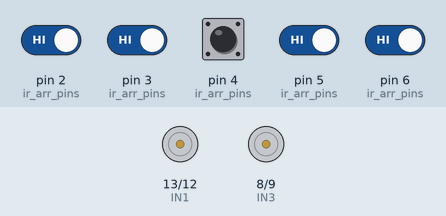
A sketch run on a simulated Arduino Uno, built with avr-gcc and run on an emulated ATmega328P. Shown: motor-driver pin pairs drawn as motors (green arrow = first pin HIGH = forward, orange = second pin HIGH = backward, longer = more drive, scaled by the enable pin). The test bench sets the inputs (shaded band); at power-on: pin 2 (ir_arr_pins), pin 3 (ir_arr_pins), pin 4 (ir_arr_pins), pin 5 (ir_arr_pins), pin 6 (ir_arr_pins) HIGH.

Above: at 1.2 s.
1.3 s: pin 2 (ir_arr_pins) driven LOW
At 2.4 s:
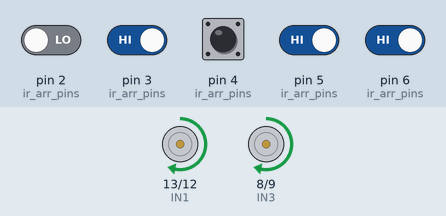
2.8 s: pin 3 (ir_arr_pins) driven LOW
At 3.5 s:
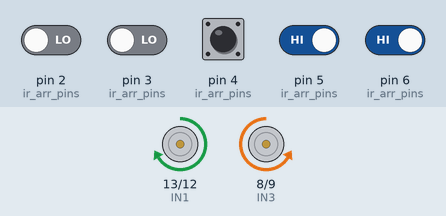
5.8 s: pin 2 (ir_arr_pins) driven HIGH
7.3 s: pin 3 (ir_arr_pins) driven HIGH
At 8.5 s:
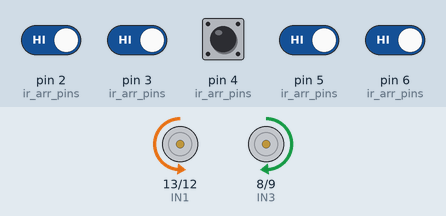
8.8 s: pin 5 (ir_arr_pins) driven LOW
At 9.3 s:
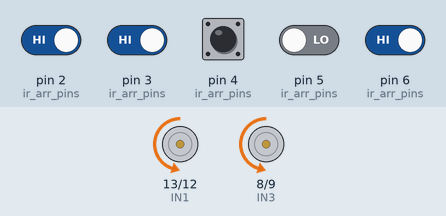
10.3 s: pin 6 (ir_arr_pins) driven LOW
At 12.0 s:
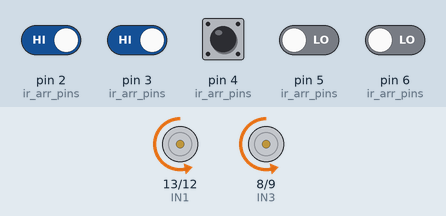
Timing chart, 0 to 57.2 s (numbered marks = the images above; inputs shaded):
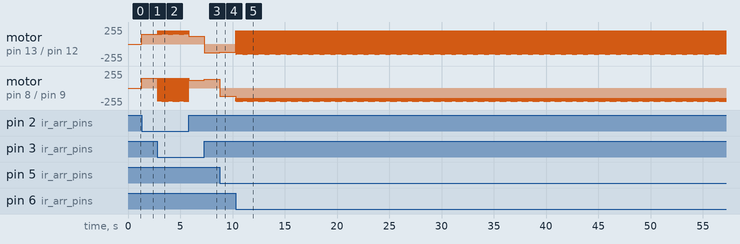

Measured:
- after the input at 1.3 s, motor on pin 13 (IN1) / pin 12 (IN2), motor on pin 8 (IN3) / pin 9 (IN4): stopped → forward 150/255 at once
- after the input at 2.8 s, motor on pin 13 (IN1) / pin 12 (IN2): alternates forward 200/255 for 0.03 s and forward 150/255 for 0.02 s, starting at once; motor on pin 8 (IN3) / pin 9 (IN4): alternates backward 200/255 for 0.03 s and forward 150/255 for 0.02 s, starting at once
- after the input at 7.3 s, motor on pin 13 (IN1) / pin 12 (IN2): forward 120/255 → backward 133/255 at once; motor on pin 8 (IN3) / pin 9 (IN4): forward 120/255 → forward 133/255 at once
- after the input at 8.8 s, motor on pin 13 (IN1) / pin 12 (IN2): backward 133/255 → backward 120/255 at once; motor on pin 8 (IN3) / pin 9 (IN4): forward 133/255 → backward 120/255 at once
- after the input at 10.3 s, motor on pin 13 (IN1) / pin 12 (IN2): alternates forward 200/255 for 0.03 s and backward 150/255 for 0.02 s, starting at once; motor on pin 8 (IN3) / pin 9 (IN4): alternates backward 200/255 for 0.03 s and backward 150/255 for 0.02 s, starting at once

The sketch:

LineFollower.ino
```cpp
/**
  STI Competition 2024
  NAME: Line Follower Robot Sample Template
  FUNCTION: Follows black lines for movement until the end of the circuit.

  @version: h 01/08/2024
*/

#define ENA 11 // Enable Pin for Speed -> RIGHT MOTOR
#define IN1 13 // Forward Motor Movement
#define IN2 12 // Backward Motor Movement

#define ENB 10 // Enable Pin for Speed -> LEFT MOTOR
#define IN4 9
#define IN3 8

#define IR_S1 2
#define IR_S2 3
#define IR_S3 4
#define IR_S4 5
#define IR_S5 6

              // s1 s2 s3 s4 s5
              // 0  1  2  3  4
int ir_arr[5] = {0, 0, 0, 0, 0};
int ir_arr_pins[5] = {IR_S1, IR_S2, IR_S3, IR_S4, IR_S5};

/**
 *  0 = None
 *  1 = Previously Left turn
 *  2 = Previously Right turn
*/
int prevTurns = 0;
bool deadEnd = false;


void setup() {
  Serial.begin(9600);
  // Pin declaration of L298N Motor Driver
  for(uint8_t i = 8; i <= 13; i++) {
    pinMode(i, OUTPUT);
  }
  // Pin declaration of IR Array including CLP and NEAR
  for(uint8_t i = 2; i < 7; i++) {
    pinMode(i, INPUT);
  }
  // Sets the IN pin of L298N to LOW.
  digitalWrite(IN1, LOW);
  digitalWrite(IN2, LOW);
  digitalWrite(IN3, LOW);
  digitalWrite(IN4, LOW);
}

void loop() {
  // reads the ir array and stores it to the ir_arr array
  updateIRArray();

  // 0 == black, 1 == white
  if(ir_arr[0] && ir_arr[1] && !ir_arr[2] && ir_arr[3] && ir_arr[4]) { // FW
    forward(200, 200);
    delay(10);
  }
  else if((ir_arr[0] && ir_arr[1] && ir_arr[2] && !ir_arr[3] && !ir_arr[4]) || (ir_arr[0] && ir_arr[1] && !ir_arr[2] && !ir_arr[3] && !ir_arr[4])) { // R
    prevTurns = 2;
    forward(200, 200);
    delay(30);
    right(150, 150);
    delay(20);
  }
  else if((!ir_arr[0] && !ir_arr[1] && ir_arr[2] && ir_arr[3] && ir_arr[4] )|| (!ir_arr[0] && !ir_arr[1] && !ir_arr[2] && ir_arr[3] && ir_arr[4])) { // L
    prevTurns = 1;
    forward(200, 200);
    delay(30);
    left(150, 150);
    delay(20);
  }

  // do correction

  updateIRArray();
  if(ir_arr[0] && ir_arr[1] && ir_arr[2] && !ir_arr[3] && ir_arr[4]) { // CORRECTION R 1
    prevTurns = 1;
    right(120, 120);
    delay(12);

    expReverse();
  }
  else if(ir_arr[0] && ir_arr[1] && ir_arr[2] && ir_arr[3] && !ir_arr[4]) { // CORRECTION R 2
    prevTurns = 2;
    right(150, 150);
    delay(40);

    expReverse();
  }
  else if(ir_arr[0] && !ir_arr[1] && ir_arr[2] && ir_arr[3] && ir_arr[4]) { // CORRECTION L 1
    prevTurns = 3;
    left(120, 120);
    delay(12);

    expReverse();
  }
  else if(!ir_arr[0] && ir_arr[1] && ir_arr[2] && ir_arr[3] && ir_arr[4]) { // CORRECTION L 2
    prevTurns = 4;
    left(150, 150);
    delay(40);

    expReverse();
  }

  /**
  if(ir_arr[0] && ir_arr[1] && ir_arr[2] && ir_arr[3] && ir_arr[4] && prevTurns != 0) { // all white
    if(prevTurns == 1) {
      left(150, 150);
      delay(20);
    }
    else {
      right(150, 150);
      delay(20);
    }
    prevTurns = 0;
  }*/

}

/**
  Moves the robot forward with the desired speed.

  @param l_spd speed of the left motor
  @param r_spd speed of the right motor
*/
void forward(int l_spd, int r_spd) {
  analogWrite(ENA, l_spd);
  analogWrite(ENB, r_spd);
  digitalWrite(IN1, HIGH);
  digitalWrite(IN2, LOW);
  digitalWrite(IN3, LOW);
  digitalWrite(IN4, HIGH);
}

/**
  Moves the robot in reverse with the desired speed.

  @param l_spd speed of the left motor
  @param r_spd speed of the right motor
*/
void reverse(int l_spd, int r_spd) {
  analogWrite(ENA, l_spd);
  analogWrite(ENB, r_spd);
  digitalWrite(IN1, LOW);
  digitalWrite(IN2, HIGH);
  digitalWrite(IN3, HIGH);
  digitalWrite(IN4, LOW);
}

// Stops the motor.
void stop(){
  analogWrite(ENA, 0);
  analogWrite(ENB, 0);
  digitalWrite(IN1, LOW);
  digitalWrite(IN2, LOW);
  digitalWrite(IN3, LOW);
  digitalWrite(IN4, LOW);
}

/**
  Moves the robot to the right with the desired speed.

  @param l_spd speed of the left motor
  @param r_spd speed of the right motor
*/
void right(int l_spd, int r_spd) {
  analogWrite(ENA, l_spd); // left
  analogWrite(ENB, r_spd); // right
  digitalWrite(IN1, LOW); // left
  digitalWrite(IN2, HIGH);
  digitalWrite(IN3, LOW); // right
  digitalWrite(IN4, HIGH);
}

/**
  Moves the robot to the left with the desired speed.

  @param l_spd speed of the left motor
  @param r_spd speed of the right motor
*/
void left(int l_spd, int r_spd) {
  analogWrite(ENA, l_spd);
  analogWrite(ENB, r_spd);
  digitalWrite(IN1, HIGH); // left
  digitalWrite(IN2, LOW);
  digitalWrite(IN3, HIGH); // right
  digitalWrite(IN4, LOW);
}

void updateIRArray() {
  for(int i = 0; i < 5; i++)
    ir_arr[i] = digitalRead(ir_arr_pins[i]);
}

void expReverse() {
  updateIRArray();
  if(ir_arr[0] && ir_arr[1] && ir_arr[2] && ir_arr[3] && ir_arr[4]) { // CORRECTION WHITE / DEAD END
    reverse(133, 133);
    delay(10);
  }
}
```
